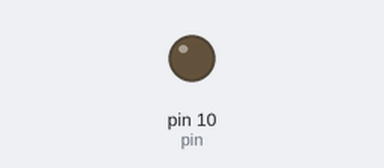
This sketch was run on a simulated Arduino Uno, built with avr-gcc and run on an emulated ATmega328P. Parts: output pins drawn as LEDs (lit = HIGH).

Above: at 0.1 s.
At 30.1 s:
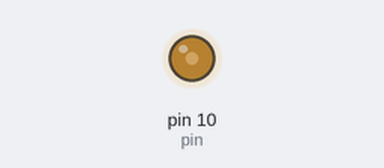
At 65.1 s:
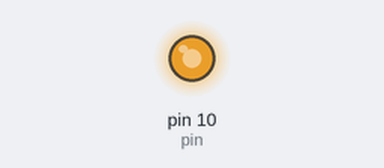
At 125.1 s:
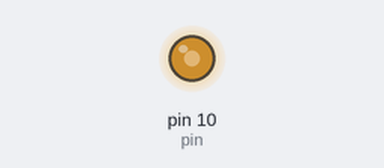
Timing chart, 0 to 126.6 s (numbered marks = the images above):
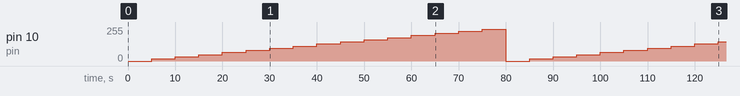

The sketch:

wire_test.ino
```cpp
const int pin = 10;

void setup() { pinMode(pin, OUTPUT); }

void loop() {
  static int i = 0;
  analogWrite(10, (i++ % 16) * 16);
  delay(5000);
}
```

Measured:
- by itself, pin 10 (pin): 0/255 → 16/255 at 5.0 s, → 32/255 5.0 s later, → 48/255 5.0 s later, → 64/255 5.0 s later, … (25 changes in this stretch)
